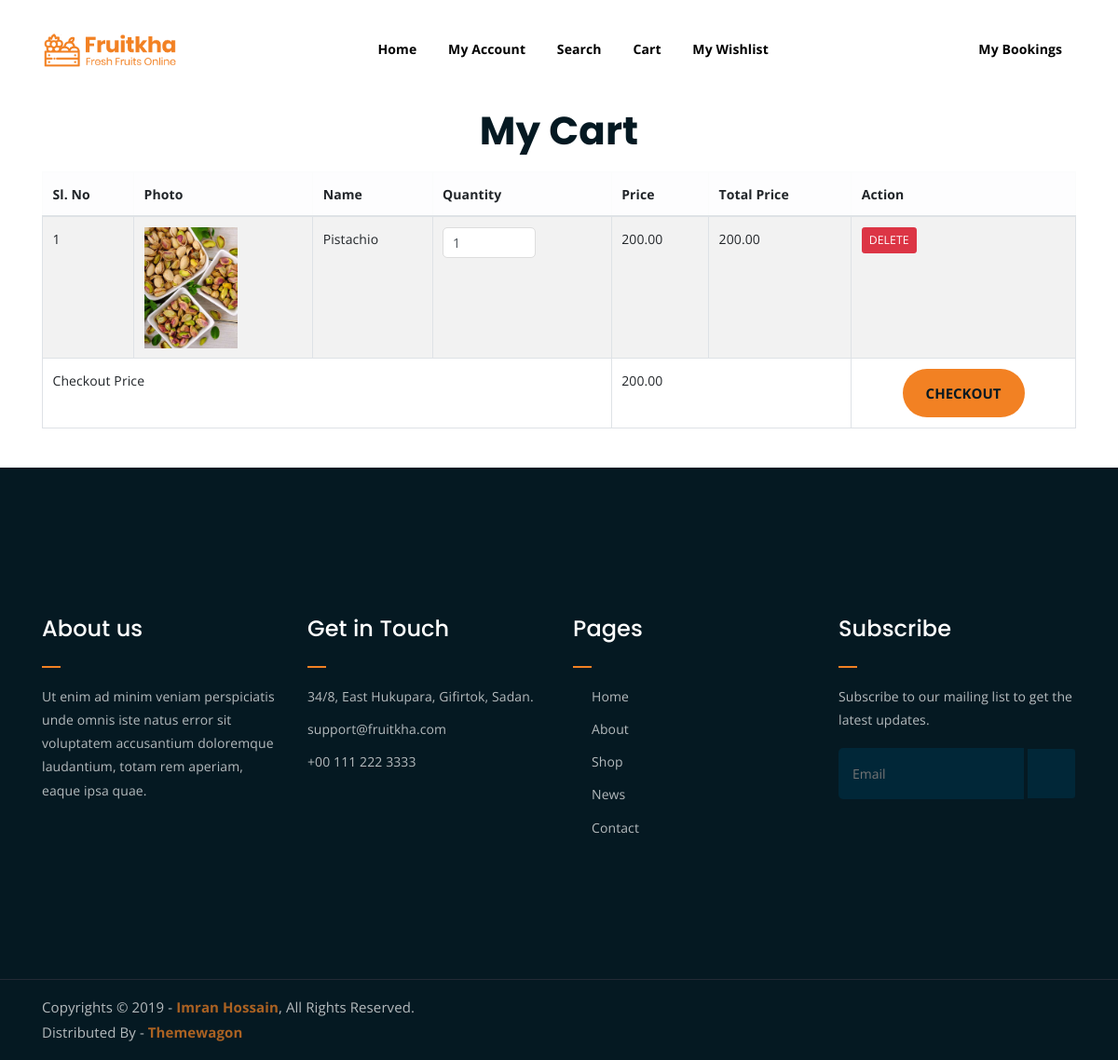
Page /Project/User/MyCart.php (signed in) on the committed database.
### tables this page shows
CREATE TABLE `tbl_cart` (
  `cart_id` int(11) NOT NULL,
  `cart_quantity` int(11) NOT NULL DEFAULT 1,
  `cart_status` int(11) NOT NULL DEFAULT 0,
  `product_id` int(11) NOT NULL,
  `deliveryagent_id` int(11) NOT NULL,
  `booking_id` int(11) NOT NULL
);

CREATE TABLE `tbl_product` (
  `product_id` int(11) NOT NULL,
  `product_name` varchar(60) NOT NULL,
  `product_price` int(60) NOT NULL,
  `subcategory_id` int(11) NOT NULL,
  `product_details` varchar(60) NOT NULL,
  `product_photo` varchar(100) NOT NULL,
  `seller_id` int(100) NOT NULL,
  `brand_id` int(100) NOT NULL
);

### Project/User/MyCart.php (the view, shortened to what this page needs)
<?php
include("../Assets/Connection/Connection.php");
 $selQry="select MAX(booking_id) as id from tbl_booking where booking_status='0' and user_id=".$_SESSION['uid'];
	  $res=$con->query($selQry);
	  if($data=$res->fetch_assoc())
	  {
	  $bid=$data["id"];
	  }
			?>
			<?php
	include("Head.php");
?>
<!DOCTYPE html PUBLIC "-//W3C//DTD XHTML 1.0 Transitional//EN" "http://www.w3.org/TR/xhtml1/DTD/xhtml1-transitional.dtd">
<html xmlns="http://www.w3.org/1999/xhtml">
<head>
</head>
<body>
<div class="container my-5">
    <h2 class="text-center mb-4">My Cart</h2>
    <form id="form1" name="form1" method="post" action="">
        <?php
        if (!isset($bid)) {
            echo "<h1 class='text-center'>No item in the cart</h1>";
        } else {
        ?>
            <table class="table table-bordered table-striped">
                <thead class="table-light">
                    <tr>
                        <th>Sl. No</th>
                        <th>Photo</th>
                        <th>Name</th>
                        <th>Quantity</th>
                        <th>Price</th>
                        <th>Total Price</th>
                        <th>Action</th>
                    </tr>
                </thead>
                <tbody>
                    <?php
                    $selQry = "SELECT * FROM tbl_cart c INNER JOIN tbl_product p ON c.product_id=p.product_id WHERE booking_id=" . $bid;
                    $result = $con->query($selQry);
                    $i = 0;
                    $checkout = 0;
                    while ($data = $result->fetch_assoc()) {
                        $total_price = $data['cart_quantity'] * $data['product_price'];
                        $checkout += $total_price;
                        $i++;
                    ?>
                        <tr>
                            <td><?php echo $i; ?></td>
                            <td><img src="../Assets/Files/Userdocs/<?php echo $data['product_photo']; ?>" class="img-fluid" width="100" height="100"></td>
                            <td><?php echo $data['product_name']; ?></td>
                            <td>
                                <input type="number" value="<?php echo $data['cart_quantity']; ?>" class="form-control" onChange="update(this.value,'<?php echo $data['cart_id'] ?>')" />
                            </td>
                            <td><?php echo number_format($data['product_price'], 2); ?></td>
                            <td><?php echo number_format($total_price, 2); ?></td>
                            <td>
                                <a href="MyCart.php?delID=<?php echo $data['cart_id'] ?>" class="btn btn-danger btn-sm">DELETE</a>
                            </td>
                        </tr>
                    <?php
                    }
                    ?>
                </tbody>
                <tfoot>
                    <tr>
                        <td colspan="4">Checkout Price</td>
                        <td colspan="2">
                            <?php echo number_format($checkout, 2); ?>
                        </td>
                        <td class="text-center">
                            <input type="submit" name="btn_submit" id="btn_submit" value="CHECKOUT" class="btn btn-success" />
                        </td>
                    </tr>
                </tfoot>
            </table>
        <?php
        }
        ?>
    </form>
</div>
</body>
</html>
<?php
include("Foot.php");
?>

### Project/Assets/Templates/Main/assets/css/main.css (style rules this page uses)
html { font-size: 14px; font-weight: 400; line-height: 28px; height: 100%; }
body { font-family: "Open Sans", sans-serif; font-weight: 400; font-size: 1rem; letter-spacing: 0.1px; line-height: 1.8; color: #051922; overflow-x: hidden; }
body img { max-width: 100%; }
a { cursor: pointer; text-decoration: none; -webkit-transition: all 0.2s ease-in-out; -o-transition: all 0.2s ease-in-out; transition: all 0.2s ease-in-out; }
h1, .h1, h2, .h2, h3, .h3, h4, .h4, h5, .h5, h6, .h6 { font-family: "Poppins", sans-serif; font-weight: 700; margin: 0 0 1.25rem 0; color: #051922; }
h2, .h2 { font-size: 3rem; font-weight: 700; line-height: 3.25rem; }
input[type="submit"] { -webkit-transition: 0.3s; -o-transition: 0.3s; transition: 0.3s; border-radius: 50px !important; }
html, body { height: 100%; }
input[type="submit"] { background-color: #F28123; color: #051922; font-weight: 700; text-transform: uppercase; font-size: 15px; border: none !important; cursor: pointer; padding: 15px 25px; border-radius: 3px; }
input[type="number"] { border: 1px solid #ddd; border-radius: 5px; padding: 10px; width: 100px; margin-bottom: 15px; }
thead { border-bottom: 1px solid #eee; }

### rows in the picture
tbl_cart: product.product_photo (picture), product.product_name "Pistachio", cart_quantity "1", product.product_price "200.00", cart_quantity.product_price "200.00"

### other values in the picture
$checkout "200.00"
